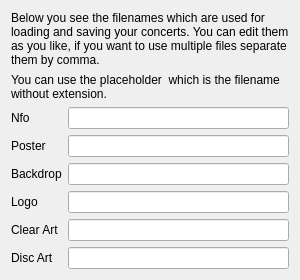
      <widget class="QWidget" name="page_4">
       <layout class="QVBoxLayout" name="verticalLayout_8" stretch="0,0,1">
        <item>
         <widget class="QLabel" name="label_48">
          <property name="text">
           <string>Below you see the filenames which are used for loading and saving your concerts. You can edit them as you like, if you want to use multiple files separate them by comma.</string>
          </property>
          <property name="wordWrap">
           <bool>true</bool>
          </property>
         </widget>
        </item>
        <item>
         <widget class="QLabel" name="label_49">
          <property name="text">
           <string>You can use the placeholder &lt;baseFileName&gt; which is the filename without extension.</string>
          </property>
          <property name="wordWrap">
           <bool>true</bool>
          </property>
         </widget>
        </item>
        <item>
         <layout class="QFormLayout" name="formLayout_7">
          <property name="fieldGrowthPolicy">
           <enum>QFormLayout::ExpandingFieldsGrow</enum>
          </property>
          <item row="0" column="0">
           <widget class="QLabel" name="label_38">
            <property name="text">
             <string>Nfo</string>
            </property>
           </widget>
          </item>
          <item row="1" column="0">
           <widget class="QLabel" name="label_39">
            <property name="text">
             <string>Poster</string>
            </property>
           </widget>
          </item>
          <item row="2" column="0">
           <widget class="QLabel" name="label_40">
            <property name="text">
             <string>Backdrop</string>
            </property>
           </widget>
          </item>
          <item row="3" column="0">
           <widget class="QLabel" name="label_41">
            <property name="text">
             <string>Logo</string>
            </property>
           </widget>
          </item>
          <item row="4" column="0">
           <widget class="QLabel" name="label_42">
            <property name="text">
             <string>Clear Art</string>
            </property>
           </widget>
          </item>
          <item row="5" column="0">
           <widget class="QLabel" name="label_43">
            <property name="text">
             <string>Disc Art</string>
            </property>
           </widget>
          </item>
          <item row="0" column="1">
           <widget class="QLineEdit" name="concertNfo">
            <property name="maximumSize">
             <size>
              <width>400</width>
              <height>16777215</height>
             </size>
            </property>
           </widget>
          </item>
          <item row="1" column="1">
           <widget class="QLineEdit" name="concertPoster">
            <property name="maximumSize">
             <size>
              <width>400</width>
              <height>16777215</height>
             </size>
            </property>
           </widget>
          </item>
          <item row="2" column="1">
           <widget class="QLineEdit" name="concertBackdrop">
            <property name="maximumSize">
             <size>
              <width>400</width>
              <height>16777215</height>
             </size>
            </property>
           </widget>
          </item>
          <item row="3" column="1">
           <widget class="QLineEdit" name="concertLogo">
            <property name="maximumSize">
             <size>
              <width>400</width>
              <height>16777215</height>
             </size>
            </property>
           </widget>
          </item>
          <item row="4" column="1">
           <widget class="QLineEdit" name="concertClearArt">
            <property name="maximumSize">
             <size>
              <width>400</width>
              <height>16777215</height>
             </size>
            </property>
           </widget>
          </item>
          <item row="5" column="1">
           <widget class="QLineEdit" name="concertDiscArt">
            <property name="maximumSize">
             <size>
              <width>400</width>
              <height>16777215</height>
             </size>
            </property>
           </widget>
          </item>
         </layout>
        </item>
       </layout>
      </widget>
